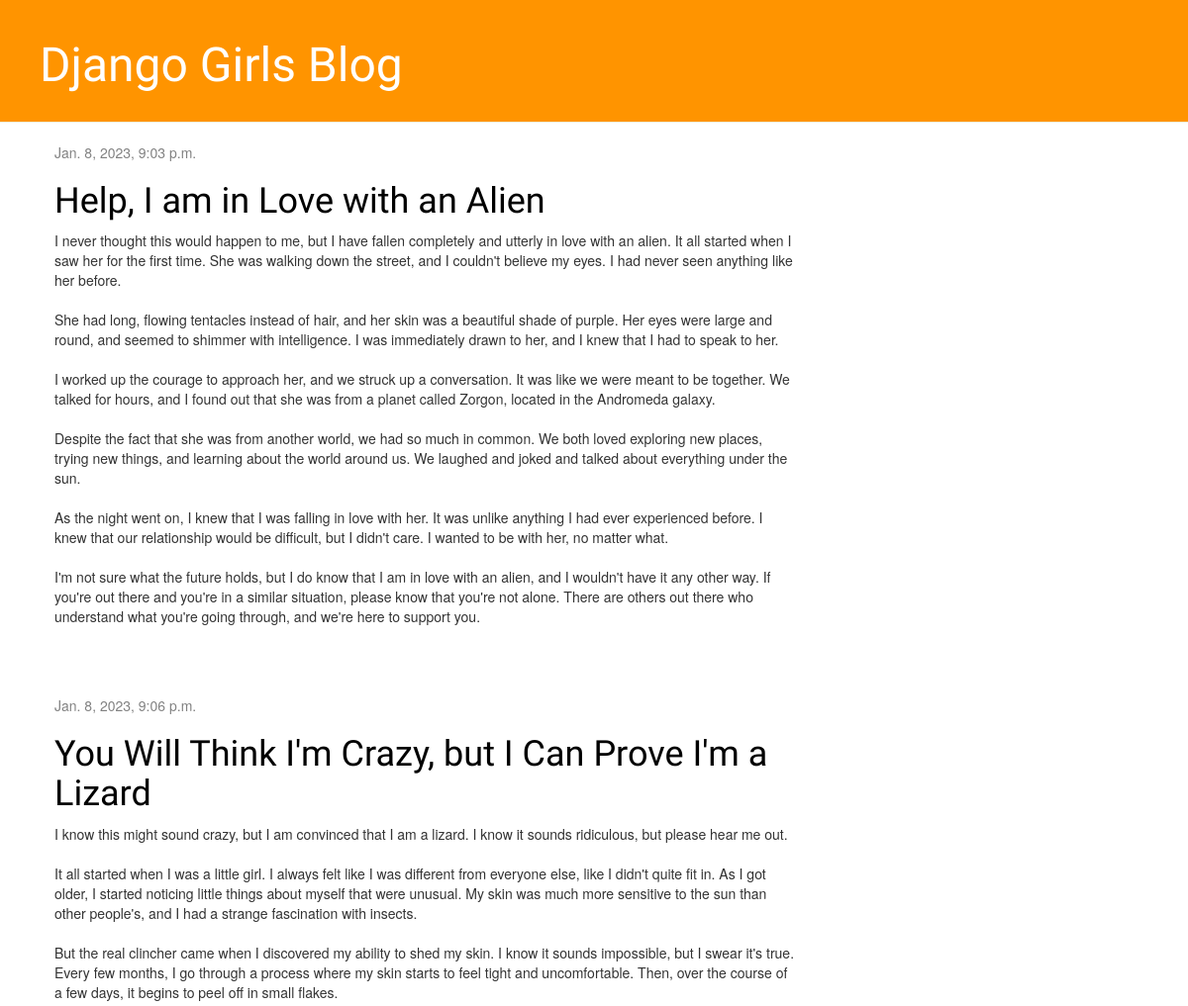
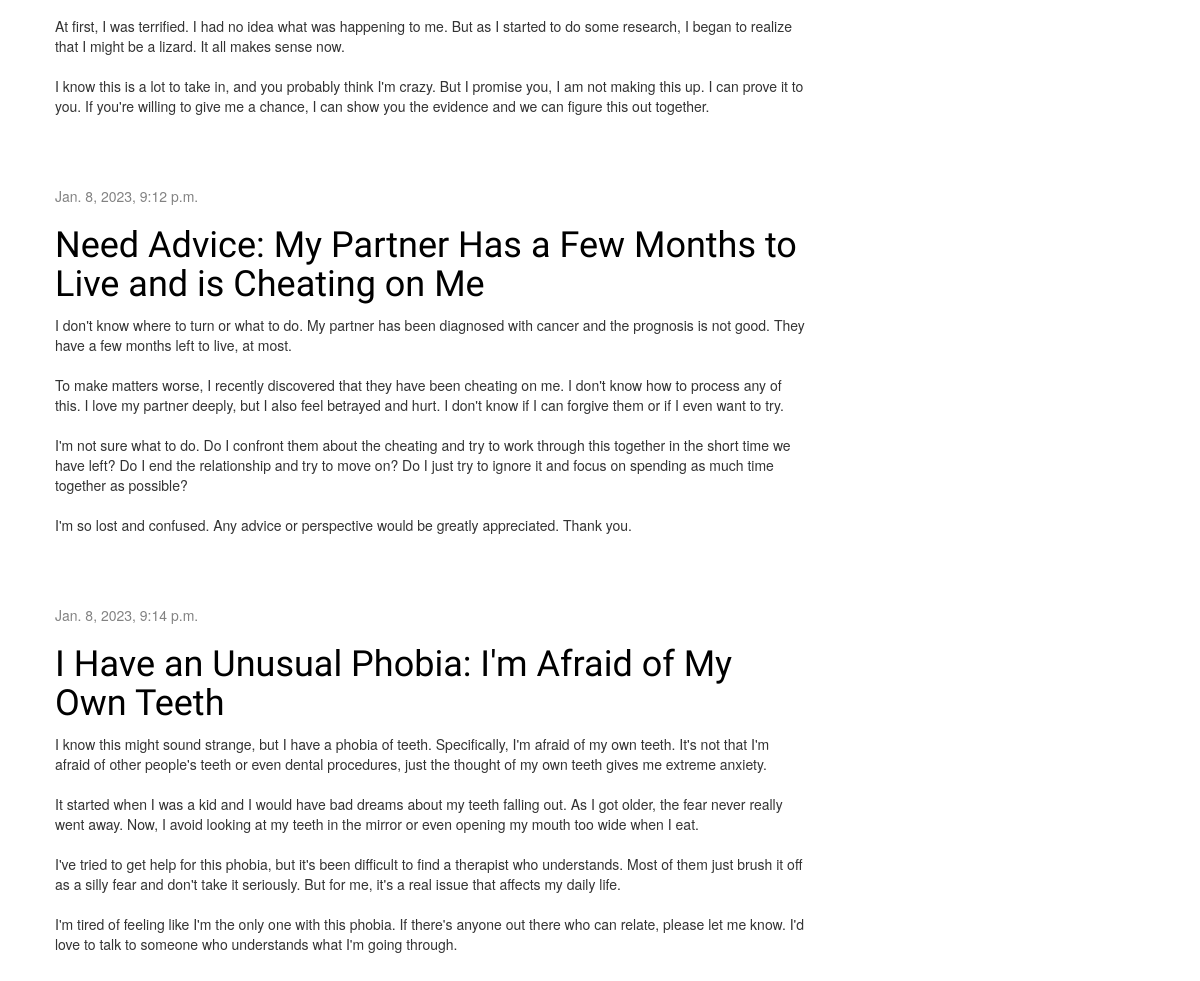
The page / on the database its author committed (2 pictures, top to bottom).
### blog/models.py (models this page shows, shortened)
class Post(models.Model):
    author = models.ForeignKey(settings.AUTH_USER_MODEL, on_delete=models.CASCADE)
    title = models.CharField(max_length=200)
    text = models.TextField()
    created_date = models.DateTimeField(default=timezone.now)
    published_date = models.DateTimeField(blank=True, null=True)

### blog/views.py (the view)
# urls.py: path('', views.post_list, name='post_list'),
def post_list(request):
        posts = Post.objects.all()
        return render(request, 'blog/post_list.html', {'posts': posts})

### blog/templates/blog/post_list.html
{% extends 'blog/base.html' %}
{% block content %}
    {% for post in posts %}
        <div class="post">
            <div class="date">
                {{ post.published_date }}
            </div>
            <h1><a href="{% url 'post_detail' pk=post.pk %}">{{ post.title }}</a></h1>
            <p>{{ post.text|linebreaksbr }}</p>
        </div>
    {% endfor %}
{% endblock %}

### blog/static/css/blog.css (style rules this page uses)
h1, h2, h3, h4 { font-family: 'Lobster', cursive; }
.date { color: #828282; }
.post { margin-bottom: 70px; }
.post h1 a, .post h1 a:visited { color: #000000; }

### rows shown on the page
Post: published_date "Jan. 8, 2023, 9:03 p.m.", title "Help, I am in Love with an Alien", text "I never thought this would happen to me, but I have fallen completely and utterly in love with an alien. It all started when I saw her for the first time. She was walking down the street, and I couldn't believe my eyes. I had never seen anything like her before. She had long, flowing tentacles instead of hair, and her skin was a beautiful shade of purple. Her eyes were large and round, and seemed to shimmer with intelligence. I was immediately drawn to her, and I knew that I had to speak to her. I worked up the courage to approach her, and we struck up a conversation. It was like we were meant to be together. We talked for hours, and I found out that she was from a planet called Zorgon,…"
Post: published_date "Jan. 8, 2023, 9:06 p.m.", title "You Will Think I'm Crazy, but I Can Prove I'm a Lizard", text "I know this might sound crazy, but I am convinced that I am a lizard. I know it sounds ridiculous, but please hear me out. It all started when I was a little girl. I always felt like I was different from everyone else, like I didn't quite fit in. As I got older, I started noticing little things about myself that were unusual. My skin was much more sensitive to the sun than other people's, and I had a strange fascination with insects. But the real clincher came when I discovered my ability to shed my skin. I know it sounds impossible, but I swear it's true. Every few months, I go through a process where my skin starts to feel tight and uncomfortable. Then, over the course of a few days, it…"
Post: published_date "Jan. 8, 2023, 9:12 p.m.", title "Need Advice: My Partner Has a Few Months to Live and is Cheating on Me", text "I don't know where to turn or what to do. My partner has been diagnosed with cancer and the prognosis is not good. They have a few months left to live, at most. To make matters worse, I recently discovered that they have been cheating on me. I don't know how to process any of this. I love my partner deeply, but I also feel betrayed and hurt. I don't know if I can forgive them or if I even want to try. I'm not sure what to do. Do I confront them about the cheating and try to work through this together in the short time we have left? Do I end the relationship and try to move on? Do I just try to ignore it and focus on spending as much time together as possible? I'm so lost and confused. Any…"
Post: published_date "Jan. 8, 2023, 9:14 p.m.", title "I Have an Unusual Phobia: I'm Afraid of My Own Teeth", text "I know this might sound strange, but I have a phobia of teeth. Specifically, I'm afraid of my own teeth. It's not that I'm afraid of other people's teeth or even dental procedures, just the thought of my own teeth gives me extreme anxiety. It started when I was a kid and I would have bad dreams about my teeth falling out. As I got older, the fear never really went away. Now, I avoid looking at my teeth in the mirror or even opening my mouth too wide when I eat. I've tried to get help for this phobia, but it's been difficult to find a therapist who understands. Most of them just brush it off as a silly fear and don't take it seriously. But for me, it's a real issue that affects my daily…"
